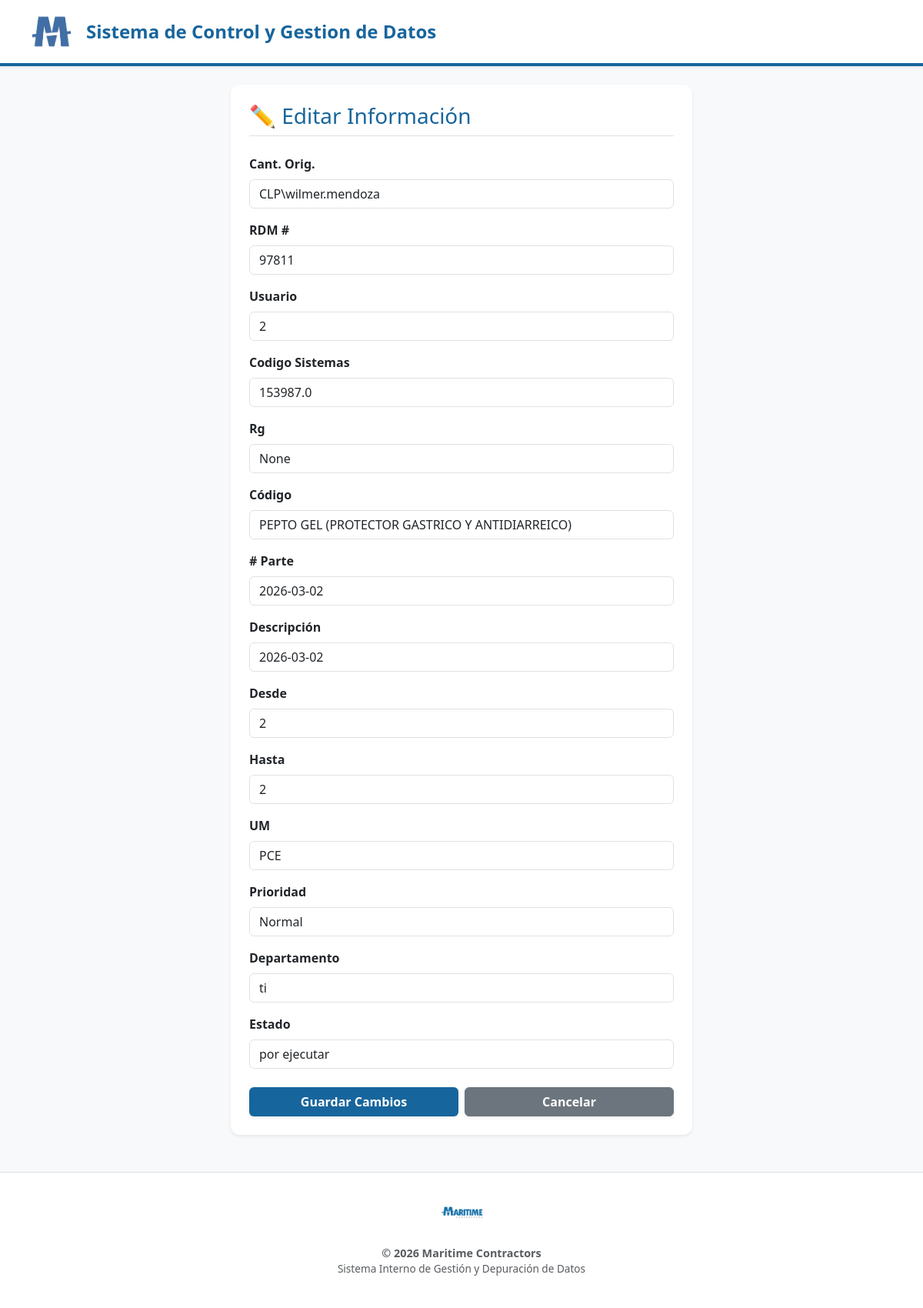
The app's page /editar/2 with its own data.
### tables this page shows
CREATE TABLE "registros" (
"Cant.
orig." TEXT,
  "RDM #" INTEGER,
  "Usuario" INTEGER,
  "Codigo Sistemas" REAL,
  "Rg" TEXT,
  "Código" TEXT,
  "# parte" TIMESTAMP,
  "Descripción" TIMESTAMP,
  "Desde" INTEGER,
  "Hasta" INTEGER,
  "UM" TEXT,
  "Prioridad" TEXT,
  "Departamento" TEXT,
  "Estado" TEXT
);

### app.py (the view, shortened to what this page needs)
@app.route('/editar/<int:id>', methods=['GET', 'POST'])
def editar(id):
    conn = get_db_connection()
    fila = conn.execute("SELECT rowid, * FROM registros WHERE rowid=?", (id,)).fetchone()
    cursor = conn.cursor()
    cursor.execute("PRAGMA table_info(registros)")
    columnas = [col[1] for col in cursor.fetchall()]
    conn.close()
    return render_template('editar.html', fila=fila, columnas=columnas)

### app.py (called while the page is built)
def get_db_connection():
    conn = sqlite3.connect(DB_NAME)
    conn.row_factory = sqlite3.Row
    return conn

### templates/editar.html
{% extends "base.html" %}
{% block content %}
<div class="d-flex justify-content-center">
    <div class="card card-custom p-4 w-100 shadow-sm" style="max-width: 600px;">
        <h3 class="mb-4 border-bottom pb-2" style="color: var(--azul-marino);">✏️ Editar Información</h3>
        <form action="/editar/{{ fila['rowid'] }}" method="POST">
            {% for col in columnas %}
            <div class="mb-3">
                <label class="form-label text-capitalize fw-bold">{{ col }}</label>
                <input type="text" class="form-control" name="{{ col }}" value="{{ fila[col] | string | replace(' 00:00:00', '') }}">
            </div>
            {% endfor %}
            <div class="d-flex gap-2 mt-4">
                <button type="submit" class="btn btn-primary-custom w-50 fw-bold shadow-sm">Guardar Cambios</button>
                <a href="/datos" class="btn btn-secondary w-50 fw-bold shadow-sm d-flex align-items-center justify-content-center text-decoration-none">Cancelar</a>
            </div>
        </form>
    </div>
</div>
{% endblock %}

### templates/base.html (shortened to what this page needs)
<!DOCTYPE html>
<html lang="es">
<head>
    <link href="https://cdn.jsdelivr.net/npm/bootstrap@5.3.0/dist/css/bootstrap.min.css" rel="stylesheet">
    <link rel="stylesheet" href="{{ url_for('static', filename='style.css') }}">
</head>
<body class="d-flex flex-column min-vh-100 bg-light">
    <header class="corporate-header shadow-sm py-3 mb-4">
        <div class="container d-flex align-items-center justify-content-between">
            <div class="d-flex align-items-center">
                <img src="{{ url_for('static', filename='maritime_header.png') }}" alt="Logo Header" style="height: 50px; margin-right: 20px;">
                <h4 class="m-0" style="color: var(--azul-marino); font-weight: 700;">Sistema de Control y Gestion de Datos </h4>
            </div>
        </div>
    </header>
    <main class="container flex-grow-1 mb-5">
        {% block content %}{% endblock %}
    </main>
    <footer class="corporate-footer py-4 mt-auto">
        <div class="container text-center">
            <img src="{{ url_for('static', filename='maritime_foot.png') }}" alt="Logo Footer" style="height: 55px; margin-bottom: 15px;">
            <p class="text-muted mb-0 fw-bold">&copy; 2026 Maritime Contractors</p>
            <p class="text-muted" style="font-size: 0.85rem;">Sistema Interno de Gestión y Depuración de Datos</p>
        </div>
    </footer>
</body>
</html>

### static/style.css (style rules this page uses)
:root { --azul-marino: #17659d; }
body { font-family: 'Segoe UI', Tahoma, Geneva, Verdana, sans-serif; }
.corporate-header { background-color: #ffffff; border-bottom: 4px solid var(--azul-marino); }
.corporate-footer { background-color: #ffffff; border-top: 1px solid #e0e0e0; font-size: 0.9rem; }
.card-custom { border: none; border-radius: 12px; box-shadow: navy 0px 4px 12px -1px, #000000 0px 2px 4px -1px; }
.btn-primary-custom { background-color: var(--azul-marino); border: none; color: white; }

### records on screen
registros: fila "CLP\\wilmer.mendoza" "97811" "2" "153987.0" "PEPTO GEL (PROTECTOR GASTRICO Y ANTIDIARREICO)" "2026-03-02" "2026-03-02" "2" "2" "PCE" "Normal" "ti" "por ejecutar"

### other values on screen
{{ col }} "Cant. Orig." "RDM #" "Usuario" "Codigo Sistemas" "Rg" "Código" "# Parte" "Descripción" "Desde" "Hasta" "UM" "Prioridad" "Departamento" "Estado"
